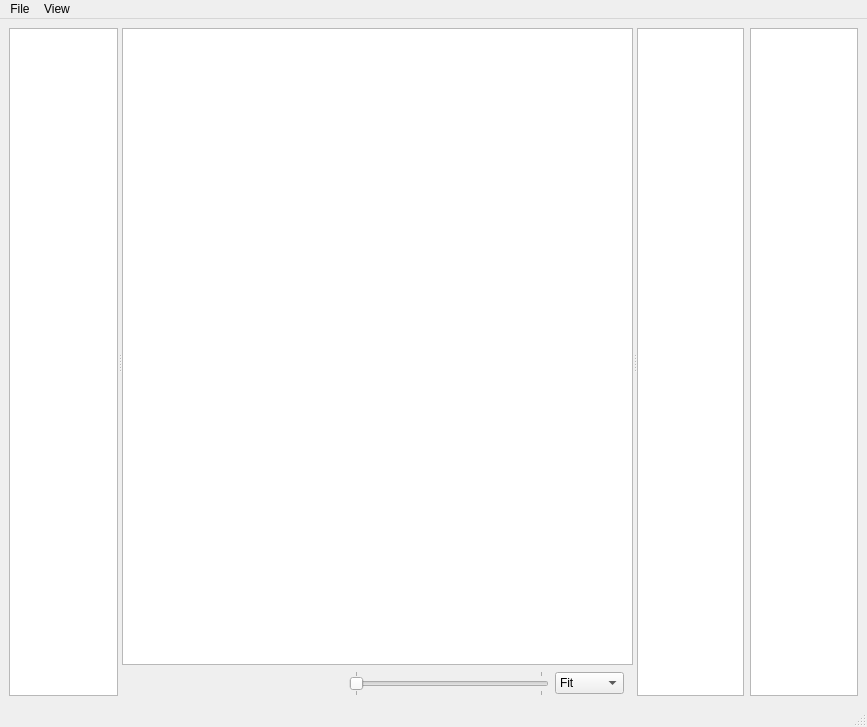
<?xml version="1.0" encoding="UTF-8"?>
<ui version="4.0">
 <class>windowMain</class>
 <widget class="QMainWindow" name="windowMain">
  <property name="windowModality">
   <enum>Qt::WindowModality::NonModal</enum>
  </property>
  <property name="geometry">
   <rect>
    <x>0</x>
    <y>0</y>
    <width>867</width>
    <height>727</height>
   </rect>
  </property>
  <property name="windowTitle">
   <string>descryptor</string>
  </property>
  <widget class="QWidget" name="layoutMain">
   <property name="sizePolicy">
    <sizepolicy hsizetype="Preferred" vsizetype="Preferred">
     <horstretch>0</horstretch>
     <verstretch>0</verstretch>
    </sizepolicy>
   </property>
   <layout class="QHBoxLayout" name="horizontalLayout">
    <item>
     <widget class="QSplitter" name="splitter">
      <property name="orientation">
       <enum>Qt::Orientation::Horizontal</enum>
      </property>
      <widget class="QListView" name="imageListView">
       <property name="sizePolicy">
        <sizepolicy hsizetype="Expanding" vsizetype="Ignored">
         <horstretch>1</horstretch>
         <verstretch>0</verstretch>
        </sizepolicy>
       </property>
       <property name="font">
        <font>
         <family>Sans Serif</family>
         <pointsize>8</pointsize>
        </font>
       </property>
       <property name="iconSize">
        <size>
         <width>100</width>
         <height>100</height>
        </size>
       </property>
       <property name="movement">
        <enum>QListView::Movement::Static</enum>
       </property>
       <property name="resizeMode">
        <enum>QListView::ResizeMode::Fixed</enum>
       </property>
       <property name="layoutMode">
        <enum>QListView::LayoutMode::SinglePass</enum>
       </property>
       <property name="viewMode">
        <enum>QListView::ViewMode::ListMode</enum>
       </property>
       <property name="batchSize">
        <number>100</number>
       </property>
      </widget>
      <widget class="QWidget" name="layoutPreview" native="true">
       <property name="sizePolicy">
        <sizepolicy hsizetype="Expanding" vsizetype="Ignored">
         <horstretch>4</horstretch>
         <verstretch>0</verstretch>
        </sizepolicy>
       </property>
       <layout class="QVBoxLayout" name="verticalLayout">
        <property name="leftMargin">
         <number>0</number>
        </property>
        <property name="rightMargin">
         <number>0</number>
        </property>
        <item>
         <widget class="GraphicsView" name="imageGraphicsView">
          <property name="sizePolicy">
           <sizepolicy hsizetype="Expanding" vsizetype="Expanding">
            <horstretch>2</horstretch>
            <verstretch>0</verstretch>
           </sizepolicy>
          </property>
          <property name="cursor" stdset="0">
           <cursorShape>ArrowCursor</cursorShape>
          </property>
          <property name="acceptDrops">
           <bool>false</bool>
          </property>
          <property name="verticalScrollBarPolicy">
           <enum>Qt::ScrollBarPolicy::ScrollBarAsNeeded</enum>
          </property>
          <property name="horizontalScrollBarPolicy">
           <enum>Qt::ScrollBarPolicy::ScrollBarAsNeeded</enum>
          </property>
          <property name="renderHints">
           <set>QPainter::RenderHint::Antialiasing|QPainter::RenderHint::SmoothPixmapTransform</set>
          </property>
          <property name="dragMode">
           <enum>QGraphicsView::DragMode::ScrollHandDrag</enum>
          </property>
          <property name="transformationAnchor">
           <enum>QGraphicsView::ViewportAnchor::NoAnchor</enum>
          </property>
         </widget>
        </item>
        <item>
         <widget class="QWidget" name="layoutPreviewZoom" native="true">
          <property name="sizePolicy">
           <sizepolicy hsizetype="Preferred" vsizetype="Preferred">
            <horstretch>0</horstretch>
            <verstretch>0</verstretch>
           </sizepolicy>
          </property>
          <layout class="QHBoxLayout" name="horizontalLayout_3">
           <property name="topMargin">
            <number>0</number>
           </property>
           <property name="bottomMargin">
            <number>0</number>
           </property>
           <item>
            <widget class="QWidget" name="spacer" native="true">
             <property name="sizePolicy">
              <sizepolicy hsizetype="Expanding" vsizetype="Preferred">
               <horstretch>0</horstretch>
               <verstretch>0</verstretch>
              </sizepolicy>
             </property>
            </widget>
           </item>
           <item>
            <widget class="QSlider" name="sliderZoom">
             <property name="sizePolicy">
              <sizepolicy hsizetype="Minimum" vsizetype="Preferred">
               <horstretch>0</horstretch>
               <verstretch>0</verstretch>
              </sizepolicy>
             </property>
             <property name="minimumSize">
              <size>
               <width>200</width>
               <height>0</height>
              </size>
             </property>
             <property name="toolTip">
              <string>image zoom level (shortcut: mouse wheel)</string>
             </property>
             <property name="maximum">
              <number>9</number>
             </property>
             <property name="orientation">
              <enum>Qt::Orientation::Horizontal</enum>
             </property>
             <property name="tickPosition">
              <enum>QSlider::TickPosition::TicksBothSides</enum>
             </property>
             <property name="tickInterval">
              <number>10</number>
             </property>
            </widget>
           </item>
           <item>
            <widget class="QComboBox" name="comboboxZoom">
             <item>
              <property name="text">
               <string>Fit</string>
              </property>
             </item>
             <item>
              <property name="text">
               <string>Fill</string>
              </property>
             </item>
             <item>
              <property name="text">
               <string>100%</string>
              </property>
             </item>
             <item>
              <property name="text">
               <string>200%</string>
              </property>
             </item>
             <item>
              <property name="text">
               <string>400%</string>
              </property>
             </item>
             <item>
              <property name="text">
               <string>800%</string>
              </property>
             </item>
             <item>
              <property name="text">
               <string>1600%</string>
              </property>
             </item>
            </widget>
           </item>
          </layout>
         </widget>
        </item>
       </layout>
      </widget>
      <widget class="QWidget" name="widget_2" native="true">
       <property name="sizePolicy">
        <sizepolicy hsizetype="Expanding" vsizetype="Ignored">
         <horstretch>1</horstretch>
         <verstretch>0</verstretch>
        </sizepolicy>
       </property>
       <layout class="QHBoxLayout" name="horizontalLayout_2">
        <property name="leftMargin">
         <number>0</number>
        </property>
        <property name="rightMargin">
         <number>0</number>
        </property>
        <item>
         <widget class="QListView" name="listFileTags">
          <property name="sizePolicy">
           <sizepolicy hsizetype="Preferred" vsizetype="Expanding">
            <horstretch>0</horstretch>
            <verstretch>0</verstretch>
           </sizepolicy>
          </property>
         </widget>
        </item>
        <item>
         <widget class="QListView" name="listDirTags">
          <property name="sizePolicy">
           <sizepolicy hsizetype="Preferred" vsizetype="Expanding">
            <horstretch>0</horstretch>
            <verstretch>0</verstretch>
           </sizepolicy>
          </property>
         </widget>
        </item>
       </layout>
      </widget>
     </widget>
    </item>
   </layout>
  </widget>
  <widget class="QMenuBar" name="menubarMain">
   <property name="geometry">
    <rect>
     <x>0</x>
     <y>0</y>
     <width>867</width>
     <height>30</height>
    </rect>
   </property>
   <widget class="QMenu" name="menuFile">
    <property name="title">
     <string>File</string>
    </property>
    <addaction name="actionOpen"/>
    <addaction name="separator"/>
    <addaction name="actionExit"/>
   </widget>
   <widget class="QMenu" name="menuView">
    <property name="title">
     <string>View</string>
    </property>
   </widget>
   <addaction name="menuFile"/>
   <addaction name="menuView"/>
  </widget>
  <widget class="QStatusBar" name="statusbarMain"/>
  <action name="actionOpen">
   <property name="text">
    <string>Open Directory</string>
   </property>
   <property name="menuRole">
    <enum>QAction::MenuRole::ApplicationSpecificRole</enum>
   </property>
  </action>
  <action name="actionExit">
   <property name="text">
    <string>Exit</string>
   </property>
   <property name="menuRole">
    <enum>QAction::MenuRole::QuitRole</enum>
   </property>
  </action>
 </widget>
 <customwidgets>
  <customwidget>
   <class>GraphicsView</class>
   <extends>QGraphicsView</extends>
   <header>graphics_view</header>
  </customwidget>
 </customwidgets>
 <resources/>
 <connections>
  <connection>
   <sender>actionExit</sender>
   <signal>triggered()</signal>
   <receiver>windowMain</receiver>
   <slot>close()</slot>
   <hints>
    <hint type="sourcelabel">
     <x>-1</x>
     <y>-1</y>
    </hint>
    <hint type="destinationlabel">
     <x>580</x>
     <y>434</y>
    </hint>
   </hints>
  </connection>
 </connections>
</ui>
